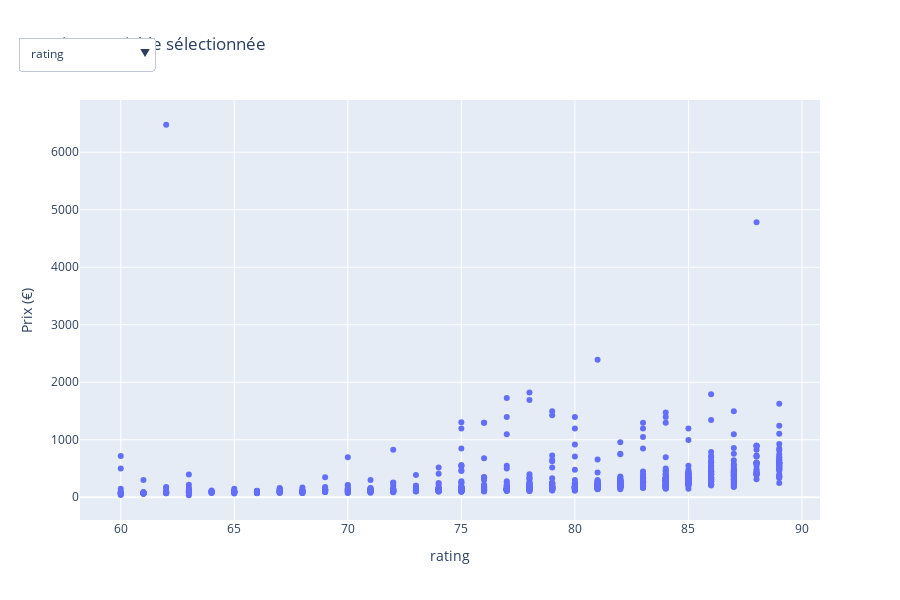

The notebook cell saved with this chart:
### Markdown cell above
**Comparaison entre le prix et les différentes colonnes**

### Code cell
### Liste des colonnes à comparer au prix
colonnes = ['rating', 'num_cores', 'processor_speed', 'ram_capacity', 'internal_memory', 'screen_size', 'refresh_rate', ]

### Création des traces pour chaque colonne
fig_compare_to_price = go.Figure()

for i, col in enumerate(colonnes):
    fig_compare_to_price.add_trace(
        go.Scatter(
            x=data[col],
            y=data['price (€)'],
            mode='markers',
            name=col,
            visible=(i == 0)
        )
    )

### Création du menu déroulant
menu = [dict(
    buttons=[dict(
        label=col,
        method='update',
        args=[{'visible': [i == j for j in range(len(colonnes))]},
              {'xaxis': {'title': col}}]
    ) for i, col in enumerate(colonnes)],
    direction='down',
    showactive=True,
    x=0.1,
    y=1.15
)]

fig_compare_to_price.update_layout(
    updatemenus=menu,
    title='Prix vs variable sélectionnée',
    xaxis_title=colonnes[0],
    yaxis_title='Prix (€)',
    height=600
)

fig_compare_to_price.show()

### Figure 1 — Plotly figure (JSON) as saved in the notebook; plotly's stock layout.template omitted (floating-point values rounded to 4 significant figures; data arrays with more than 128 entries replaced by an {"elided": "..."} marker saying what was removed)
{"data": [{"mode": "markers", "name": "rating", "type": "scatter", "visible": true, "x": {"elided": "979 float values"}, "y": {"elided": "979 float values"}}, {"mode": "markers", "name": "num_cores", "type": "scatter", "visible": false, "x": {"elided": "979 int values"}, "y": {"elided": "979 float values"}}, {"mode": "markers", "name": "processor_speed", "type": "scatter", "visible": false, "x": {"elided": "979 float values"}, "y": {"elided": "979 float values"}}, {"mode": "markers", "name": "ram_capacity", "type": "scatter", "visible": false, "x": {"elided": "979 int values"}, "y": {"elided": "979 float values"}}, {"mode": "markers", "name": "internal_memory", "type": "scatter", "visible": false, "x": {"elided": "979 int values"}, "y": {"elided": "979 float values"}}, {"mode": "markers", "name": "screen_size", "type": "scatter", "visible": false, "x": {"elided": "979 float values"}, "y": {"elided": "979 float values"}}, {"mode": "markers", "name": "refresh_rate", "type": "scatter", "visible": false, "x": {"elided": "979 int values"}, "y": {"elided": "979 float values"}}], "layout": {"height": 600, "title": {"text": "Prix vs variable sélectionnée"}, "updatemenus": [{"buttons": [{"args": [{"visible": [true, false, false, false, false, false, false]}, {"xaxis": {"title": "rating"}}], "label": "rating", "method": "update"}, {"args": [{"visible": [false, true, false, false, false, false, false]}, {"xaxis": {"title": "num_cores"}}], "label": "num_cores", "method": "update"}, {"args": [{"visible": [false, false, true, false, false, false, false]}, {"xaxis": {"title": "processor_speed"}}], "label": "processor_speed", "method": "update"}, {"args": [{"visible": [false, false, false, true, false, false, false]}, {"xaxis": {"title": "ram_capacity"}}], "label": "ram_capacity", "method": "update"}, {"args": [{"visible": [false, false, false, false, true, false, false]}, {"xaxis": {"title": "internal_memory"}}], "label": "internal_memory", "method": "update"}, {"args": [{"visible": [false, false, false, false, false, true, false]}, {"xaxis": {"title": "screen_size"}}], "label": "screen_size", "method": "update"}, {"args": [{"visible": [false, false, false, false, false, false, true]}, {"xaxis": {"title": "refresh_rate"}}], "label": "refresh_rate", "method": "update"}], "direction": "down", "showactive": true, "x": 0.1, "y": 1.15}], "xaxis": {"title": {"text": "rating"}}, "yaxis": {"title": {"text": "Prix (€)"}}}}
